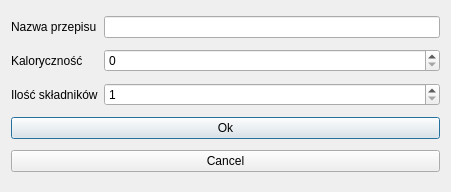
<?xml version="1.0" encoding="UTF-8"?>
<ui version="4.0">
 <class>Recipes</class>
 <widget class="QDialog" name="Recipes">
  <property name="geometry">
   <rect>
    <x>0</x>
    <y>0</y>
    <width>451</width>
    <height>192</height>
   </rect>
  </property>
  <property name="windowTitle">
   <string>Dialog</string>
  </property>
  <layout class="QGridLayout" name="gridLayout">
   <item row="2" column="0">
    <widget class="QLabel" name="numberOfIngredientsLabel">
     <property name="text">
      <string>Ilość składników</string>
     </property>
    </widget>
   </item>
   <item row="6" column="0" colspan="2">
    <widget class="QPushButton" name="okButton">
     <property name="text">
      <string>Ok</string>
     </property>
    </widget>
   </item>
   <item row="5" column="0" colspan="2">
    <layout class="QGridLayout" name="gridLayout_2">
     <property name="sizeConstraint">
      <enum>QLayout::SetFixedSize</enum>
     </property>
    </layout>
   </item>
   <item row="7" column="0" colspan="2">
    <widget class="QPushButton" name="cancelButton">
     <property name="text">
      <string>Cancel</string>
     </property>
    </widget>
   </item>
   <item row="0" column="0">
    <widget class="QLabel" name="recipeNameLabel">
     <property name="enabled">
      <bool>true</bool>
     </property>
     <property name="text">
      <string>Nazwa przepisu</string>
     </property>
    </widget>
   </item>
   <item row="2" column="1">
    <widget class="QSpinBox" name="spinBox">
     <property name="minimum">
      <number>1</number>
     </property>
     <property name="maximum">
      <number>35</number>
     </property>
    </widget>
   </item>
   <item row="0" column="1">
    <widget class="QLineEdit" name="recipeNameLineEdit">
     <property name="enabled">
      <bool>true</bool>
     </property>
    </widget>
   </item>
   <item row="1" column="1">
    <widget class="QSpinBox" name="kcalSpinBox">
     <property name="maximum">
      <number>99999</number>
     </property>
    </widget>
   </item>
   <item row="1" column="0">
    <widget class="QLabel" name="kcalLabel">
     <property name="text">
      <string>Kaloryczność</string>
     </property>
    </widget>
   </item>
  </layout>
 </widget>
 <resources/>
 <connections>
  <connection>
   <sender>cancelButton</sender>
   <signal>clicked()</signal>
   <receiver>Recipes</receiver>
   <slot>close()</slot>
   <hints>
    <hint type="sourcelabel">
     <x>189</x>
     <y>140</y>
    </hint>
    <hint type="destinationlabel">
     <x>341</x>
     <y>84</y>
    </hint>
   </hints>
  </connection>
 </connections>
</ui>
